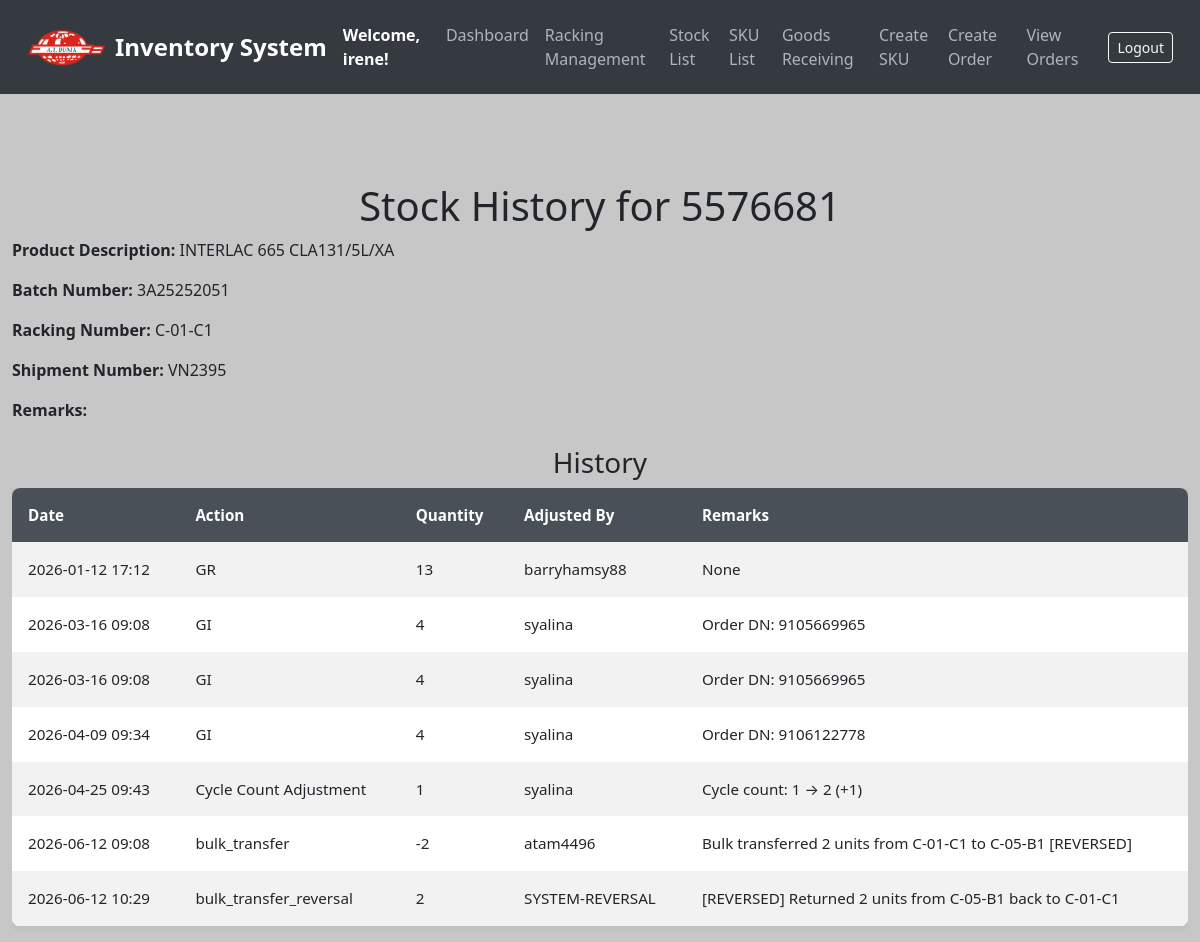
Page /stock-history/21 (signed in) on the committed database.
### models.py (models this page shows, shortened)
class User(UserMixin, db.Model):
    __tablename__ = 'users'
    id = db.Column(db.Integer, primary_key=True)
    username = db.Column(db.String(80), unique=True, nullable=False)
    email = db.Column(db.String(120), unique=True, nullable=False)
    password = db.Column(db.String(200), nullable=False)  # Store hashed passwords
    date_created = db.Column(db.DateTime, default=get_local_time)
    last_login = db.Column(db.DateTime, nullable=True)
    is_active = db.Column(db.Boolean, default=True)  # For account activation/deactivation
    is_approved = db.Column(db.Boolean, default=False)
    is_admin = db.Column(db.Boolean, default=False)

class SKU(db.Model):
    __tablename__ = 'sku_list'
    id = db.Column(db.Integer, primary_key=True)
    material_number = db.Column(db.String(50), unique=True, nullable=False)
    product_description = db.Column(db.String(200), nullable=False)
    pack_size_id = db.Column(db.Integer, db.ForeignKey('pack_sizes.id'), nullable=False)
    weight = db.Column(db.Float, nullable=False)
    pack_size = db.relationship('PackSize', backref='skus', lazy=True)  # Establish relationship

class Stock(db.Model):
    __tablename__ = 'stock'
    id = db.Column(db.Integer, primary_key=True)
    sku_id = db.Column(db.Integer, db.ForeignKey('sku_list.id'), nullable=False)  # Foreign key reference to SKU
    sku = db.relationship('SKU', backref='stocks', lazy=True)  # Add relationship to SKU
    quantity = db.Column(db.Integer, default=0, nullable=False)
    batch_number = db.Column(db.String(100), nullable=True)
    shipment_number = db.Column(db.String(100), nullable=True)
    racking_number = db.Column(db.String(100), nullable=True)
    remarks = db.Column(db.String(255), nullable=True)
    timestamp = db.Column(db.DateTime, default=get_local_time)  # New timestamp column

class StockHistory(db.Model):
    __tablename__ = 'stock_history'
    id = db.Column(db.Integer, primary_key=True)
    stock_id = db.Column(db.Integer, db.ForeignKey('stock.id'), nullable=False)
    stock = db.relationship('Stock', backref=db.backref('history', lazy=True))
    change_type = db.Column(db.String(50), nullable=False)  # "GR" or "GI"
    quantity = db.Column(db.Integer, nullable=False)
    username = db.Column(db.String(50), nullable=False)
    timestamp = db.Column(db.DateTime, default=get_local_time)  # Track when the change was made
    remarks = db.Column(db.String(255), nullable=True)

### app.py (the view)
@app.route('/stock-history/<int:stock_id>', methods=['GET'])
@login_required
def stock_history(stock_id):
    stock = Stock.query.get_or_404(stock_id)
    history = StockHistory.query.filter_by(stock_id=stock_id).all()
    return render_template('stock_history.html', stock=stock, history=history)

### app.py (called while the page is built)
@login_manager.user_loader
def load_user(user_id):
    return db.session.get(User, int(user_id))

### templates/stock_history.html (shortened to what this page needs)
<!DOCTYPE html>
<html lang="en">
<head>
    <link href="https://cdn.jsdelivr.net/npm/bootstrap@5.3.0/dist/css/bootstrap.min.css" rel="stylesheet">
</head>
<body>
<nav class="navbar navbar-expand-lg navbar-dark">
    <div class="container-fluid">
        <img src="{{ url_for('static', filename='logo_.png') }}" alt="Logo" width="80" height="40" class="me-2">
        <a class="navbar-brand" href="/">Inventory System</a>
        <strong class="text-white">Welcome, {{ current_user.username }}!</strong>
        <div class="collapse navbar-collapse" id="navbarNav">
            <ul class="navbar-nav ms-auto">
                <li class="nav-item"><a class="nav-link" href="/dashboard">Dashboard</a></li>
                <li class="nav-item"><a class="nav-link" href="/create_racking">Racking Management</a></li>
                <li class="nav-item"><a class="nav-link" href="/stocks">Stock List</a></li>
                <li class="nav-item"><a class="nav-link" href="/sku-list">SKU List</a></li>
                <li class="nav-item"><a class="nav-link" href="/create-stock">Goods Receiving</a></li>
                <li class="nav-item"><a class="nav-link" href="/add-sku">Create SKU</a></li>
                <li class="nav-item"><a class="nav-link" href="/create-order">Create Order</a></li>
                <li class="nav-item"><a class="nav-link" href="/orders">View Orders</a></li>
            </ul>
            <form class="d-flex ms-3" action="{{ url_for('logout') }}" method="POST">
                <button class="btn btn-sm btn-outline-light" type="submit">Logout</button>
            </form>
        </div>
    </div>
</nav>
<div class="container mt-5">
    <h1 class="text-center">Stock History for {{ stock.sku.material_number }}</h1>
    <div class="mb-4">
        <p><strong>Product Description:</strong> {{ stock.sku.product_description }}</p>
        <p><strong>Batch Number:</strong> {{ stock.batch_number }}</p>
        <p><strong>Racking Number:</strong> {{ stock.racking_number }}</p>
        <p><strong>Shipment Number:</strong> {{ stock.shipment_number }}</p>
        <p><strong>Remarks:</strong> {{ stock.remarks }}</p>
    </div>
    <h3 class="text-center">History</h3>
    <div class="table-responsive">
        <table class="table table-borderless table-striped align-middle">
            <thead class="table-dark">
                <tr>
                    <th>Date</th>
                    <th>Action</th>
                    <th>Quantity</th>
                    <th>Adjusted By</th>
                    <th>Remarks</th>
                </tr>
            </thead>
            <tbody>
                {% for record in history %}
                <tr>
                    <td>{{ record.timestamp.strftime('%Y-%m-%d %H:%M') }}</td>
                    <td>{{ record.change_type }}</td>
                    <td>{{ record.quantity }}</td>
                    <td>{{ record.username }}</td>
                    <td>{{ record.remarks }}</td>
                </tr>
                {% endfor %}
            </tbody>
        </table>
    </div>
</div>
</body>
</html>

### templates/stock_history.html (style rules this page uses)
body { background-color: #C7C7C7; color: #212529; }
.navbar { background-color: #343a40; padding: 15px; }
.navbar-brand { font-weight: bold; color: #fff; font-size: 1.5rem; }
.nav-link { color: #adb5bd; font-weight: 500; }
.container { max-width: 1200px; padding-top: 40px; }
.table { background-color: #fff; border-radius: 8px; overflow: hidden; box-shadow: 0px 0px 10px rgba(0, 0, 0, 0.1); }
.table th, .table td { vertical-align: middle; font-size: 0.95rem; padding: 1rem; }
.table th { background-color: #495057; color: #fff; }
.table-striped tbody tr:nth-of-type(odd) { background-color: #f8f9fa; }

### rows in the picture
User: username "irene"
SKU: sku.material_number "5576681", sku.product_description "INTERLAC 665 CLA131/5L/XA"
Stock: batch_number "3A25252051", racking_number "C-01-C1", shipment_number "VN2395"
StockHistory: timestamp "2026-01-12 17:12", change_type "GR", quantity "13", username "barryhamsy88", remarks "None"
StockHistory: timestamp "2026-03-16 09:08", change_type "GI", quantity "4", username "syalina", remarks "Order DN: 9105669965"
StockHistory: timestamp "2026-03-16 09:08", change_type "GI", quantity "4", username "syalina", remarks "Order DN: 9105669965"

### other values in the picture
{{ record.timestamp.strftime('%Y-%m-%d %H:%M') }} "2026-04-09 09:34" "2026-04-25 09:43" "2026-06-12 09:08" "2026-06-12 10:29"
{{ record.change_type }} "GI" "Cycle Count Adjustment" "bulk_transfer" "bulk_transfer_reversal"
{{ record.quantity }} "4" "1" "-2" "2"
{{ record.username }} "syalina" "syalina" "atam4496" "SYSTEM-REVERSAL"
{{ record.remarks }} "Order DN: 9106122778" "Cycle count: 1 → 2 (+1)" "Bulk transferred 2 units from C-01-C1 to C-05-B1 [REVERSED]" "[REVERSED] Returned 2 units from C-05-B1 back to C-01-C1"
